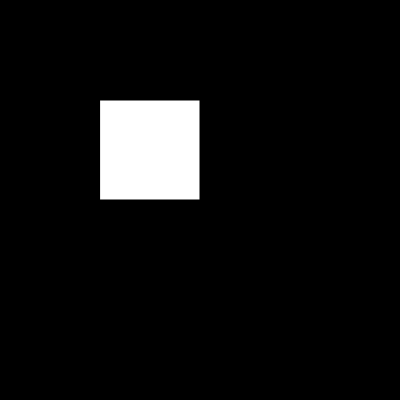
Frame 1 (no input)
Frame 60 (no input): identical to frame 1, image omitted
Frame 120 (the mouse pressed at the canvas centre since frame 60): identical to frame 1, image omitted

The p5.js sketch that drew this single still picture (run headless with seeded random() and noise() and a simulated clock; from frame 60 on, the mouse is pressed at the canvas centre):

// p5.js sketch
// ── sketch.js
//Organized a list of variables into an object.
//James is typer
//Oumou is driver

/* you can swap line 4-7 with line 11 - 16 and line 25 with 28
var x = 100;
var y = 100;
var w = 100;
var l = 100;
*/


var r = {
  x: 100,
  y: 100,
  w: 100,
  l: 100
}


function setup() {
  createCanvas(400,400);
}

function draw() {
  background(0);
  rect(r.x,r.y,r.w,r.l);
  
/*
  rect(x,y,w,l);
*/  

}
